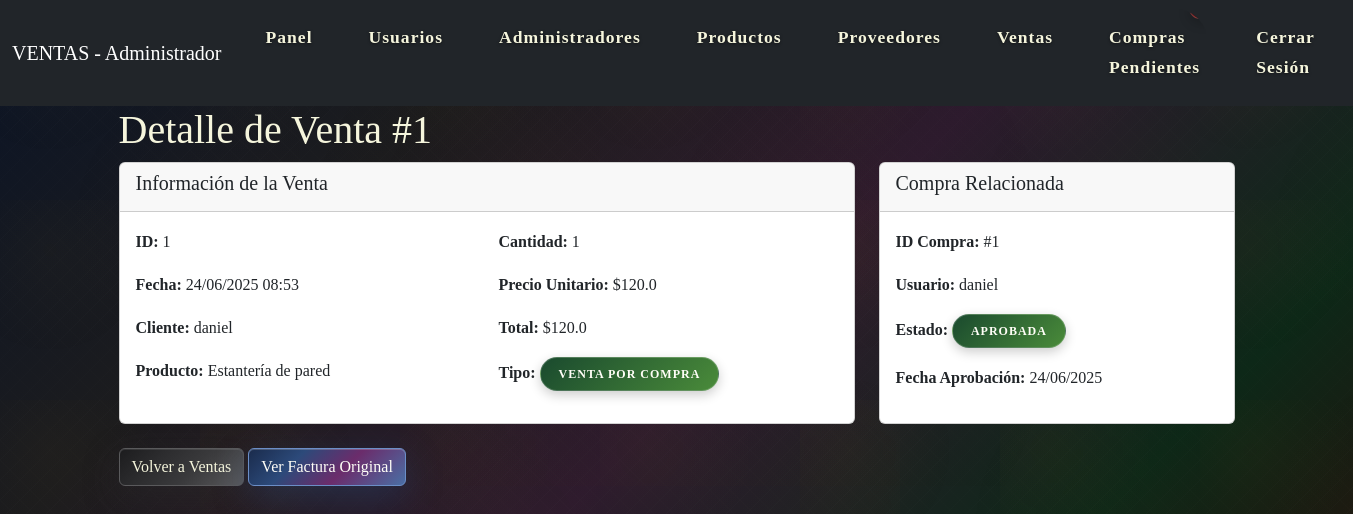
Screenshot of /ventas/detalle/1 (signed in) with the database file from the repository.
### models/venta_model.py (models this page shows, shortened)
class Venta(db.Model):
    __tablename__ = 'ventas'
    id = db.Column(db.Integer, primary_key=True)                           # ID único de la venta
    fecha = db.Column(db.DateTime, default=datetime.utcnow)                # Fecha de creación automática
    cliente = db.Column(db.String(100), nullable=False)                    # Nombre del cliente
    producto_id = db.Column(db.Integer, db.ForeignKey('productos.id'), nullable=False)  # Producto vendido
    cantidad = db.Column(db.Integer, nullable=False)                       # Cantidad vendida
    precio_unitario = db.Column(db.Float, nullable=False)                  # Precio por unidad
    total = db.Column(db.Float, nullable=False)                            # Total de la venta
    compra_id = db.Column(db.Integer, db.ForeignKey('compras.id'), nullable=True)       # Compra relacionada (opcional)
    vendedor_id = db.Column(db.Integer, db.ForeignKey('administradores.id'), nullable=True)  # Quien vendió/aprobó
    tipo_venta = db.Column(db.String(20), default='directa')               # 'directa' o 'por_compra'
    producto = db.relationship('Producto', backref='ventas')               # venta.producto.nombre
    compra = db.relationship('Compra', backref='venta', uselist=False)     # venta.compra (relación uno a uno)
    @staticmethod
    def get_by_id(id):
        return Venta.query.get(id)

### models/producto_model.py (models this page shows, shortened)
class Producto(db.Model):
    __tablename__ = 'productos'
    id = db.Column(db.Integer, primary_key=True)                    # ID único
    nombre = db.Column(db.String(100), nullable=False)             # Nombre del producto
    descripcion = db.Column(db.Text)                               # Descripción detallada
    precio = db.Column(db.Float, nullable=False)                   # Precio de venta
    stock = db.Column(db.Integer, default=0)                       # Cantidad en inventario
    categoria = db.Column(db.String(50))                           # Categoría del producto
    imagen = db.Column(db.String(200), default='placeholder.jpg')  # Archivo de imagen

### models/usuario_model.py (models this page shows, shortened)
class Usuario(db.Model):
    __tablename__ = 'usuarios'
    id = db.Column(db.Integer, primary_key=True)
    nombre = db.Column(db.String(100), nullable=False)
    username = db.Column(db.String(50), unique=True, nullable=False)
    password = db.Column(db.String(100), nullable=False)
    rol = db.Column(db.String(20), nullable=False)

### models/compra_model.py (models this page shows, shortened)
class Compra(db.Model):
    __tablename__ = 'compras'
    id = db.Column(db.Integer, primary_key=True)                           # ID único de la compra
    fecha = db.Column(db.DateTime, default=datetime.utcnow)                # Fecha de creación automática
    usuario_id = db.Column(db.Integer, db.ForeignKey('usuarios.id'), nullable=False)      # Quien solicita
    proveedor_id = db.Column(db.Integer, db.ForeignKey('proveedores.id'), nullable=False) # Proveedor del producto
    producto_id = db.Column(db.Integer, db.ForeignKey('productos.id'), nullable=False)    # Producto solicitado
    cantidad = db.Column(db.Integer, nullable=False)                       # Cantidad solicitada
    precio_unitario = db.Column(db.Float, nullable=False)                  # Precio por unidad
    total = db.Column(db.Float, nullable=False)                            # Total calculado (cantidad * precio)
    estado = db.Column(db.String(20), default='pendiente')                 # pendiente, aprobada, rechazada
    aprobado_por = db.Column(db.Integer, db.ForeignKey('administradores.id'), nullable=True)  # Quien aprobó/rechazó
    fecha_aprobacion = db.Column(db.DateTime, nullable=True)               # Cuándo se aprobó/rechazó
    comentarios = db.Column(db.Text, nullable=True)                        # Comentarios del administrador
    usuario = db.relationship('Usuario', backref='compras')                # compra.usuario.nombre
    proveedor = db.relationship('Proveedor', backref='compras')            # compra.proveedor.nombre
    producto = db.relationship('Producto', backref='compras')              # compra.producto.nombre

### controllers/venta_controller.py (the view)
@venta_bp.route("/detalle/<int:id>")
@admin_required
def detalle(id):
    venta = Venta.get_by_id(id)
    if not venta:
        flash('Venta no encontrada', 'error')
        return redirect(url_for('venta.index'))
    return venta_view.detalle(venta)

### views/venta_view.py (called while the page is built)
def detalle(venta):
    return render_template('ventas/detalle.html', venta=venta)

### templates/ventas/detalle.html (shortened to what this page needs)
{% extends 'base.html' %}
{% block content %}
<h1>Detalle de Venta #{{ venta.id }}</h1>
<div class="row">
    <div class="col-md-8">
        <div class="card">
            <div class="card-header">
                <h5>Información de la Venta</h5>
            </div>
            <div class="card-body">
                <div class="row">
                    <div class="col-md-6">
                        <p><strong>ID:</strong> {{ venta.id }}</p>
                        <p><strong>Fecha:</strong> {{ venta.fecha.strftime('%d/%m/%Y %H:%M') }}</p>
                        <p><strong>Cliente:</strong> {{ venta.cliente }}</p>
                        <p><strong>Producto:</strong> {{ venta.producto.nombre if venta.producto else 'N/A' }}</p>
                    </div>
                    <div class="col-md-6">
                        <p><strong>Cantidad:</strong> {{ venta.cantidad }}</p>
                        <p><strong>Precio Unitario:</strong> ${{ venta.precio_unitario }}</p>
                        <p><strong>Total:</strong> ${{ venta.total }}</p>
                        <p><strong>Tipo:</strong>
                            {% if venta.tipo_venta == 'directa' %}
                            <span class="badge bg-primary">Venta Directa</span>
                            {% else %}
                            <span class="badge bg-success">Venta por Compra</span>
                            {% endif %}
                        </p>
                    </div>
                </div>
            </div>
        </div>
    </div>
    <div class="col-md-4">
        {% if venta.compra_id %}
        <div class="card">
            <div class="card-header">
                <h5>Compra Relacionada</h5>
            </div>
            <div class="card-body">
                <p><strong>ID Compra:</strong> #{{ venta.compra_id }}</p>
                {% if venta.compra %}
                <p><strong>Usuario:</strong> {{ venta.compra.usuario.nombre if venta.compra.usuario else 'N/A' }}</p>
                <p><strong>Estado:</strong>
                    <span class="badge bg-success">{{ venta.compra.estado|title }}</span>
                </p>
                <p><strong>Fecha Aprobación:</strong>
                    {{ venta.compra.fecha_aprobacion.strftime('%d/%m/%Y') if venta.compra.fecha_aprobacion else 'N/A' }}
                </p>
                {% endif %}
            </div>
        </div>
        {% endif %}
    </div>
</div>
<div class="mt-4">
    <a href="{{ url_for('venta.index') }}" class="btn btn-secondary">
         Volver a Ventas
    </a>
    {% if venta.compra_id %}
    <a href="{{ url_for('compra.generar_factura', id=venta.compra_id) }}" class="btn btn-primary">
         Ver Factura Original
    </a>
    {% endif %}
</div>
{% endblock %}

### static/css/styles.css (style rules this page uses)
:root { --azul-abismo: #0b1426; --azul-profundo: #1a2b4c; --azul-real: #2c4a7a; --azul-acero: #4a6fa5; --azul-cristal: #6b8ec7; --carbon-absoluto: #0a0a0a; --carbon-profundo: #1c1c1e; --carbon-medio: #2c2c2e; --carbon-claro: #3a3a3c; --carbon-plata: #5a5a5c; --ciruela-imperial: #2d1b2e; --ciruela-profunda: #4a1a4a; --ciruela-media: #6b2c6b; --ciruela-clara: #8b3e8b; --ciruela-lavanda: #b19cd9; --bosque-nocturno: #0d2818; --bosque-profundo: #1a4a2e; --bosque-medio: #2e6b47; --bosque-esmeralda: #4a8b3a; --bosque-jade: #6ba85a; --oro-antiguo: #8b6914; --oro-clasico: #b8860b; --oro-brillante: #daa520; --oro-champagne: #f4a460; --oro-crema: #fff8dc; --bronce-oscuro: #654321; --bronce-medio: #8b4513; --bronce-claro: #a0522d; --bronce-dorado: #cd853f; --bronce-arena: #deb887; --borgona-noche: #2d0a0a; --borgona-profundo: #4a0e0e; --borgona-medio: #722f37; --borgona-rubi: #8b0000; --borgona-rosa: #cd5c5c; --crema-pura: #fffef7; --crema-elegante: #f5f5dc; --crema-antigua: #fff8dc; --crema-dorada: #fffacd; --marfil: #fffff0; }
* { margin: 0; padding: 0; box-sizing: border-box; }
*::before, *::after { box-sizing: border-box; }
html { scroll-behavior: smooth; font-size: 16px; }
body { font-family: "Playfair Display", "Georgia", "Times New Roman", serif; line-height: 1.7; color: var(--crema-elegante); background: linear-gradient( 135deg, var(--azul-abismo) 0%, var(--carbon-profundo) 25%, var(--ciruela-imperial) 50%, var(--bosque-nocturno) 75%, var(--borgona-noche) 100% ); background-attachment: fixed; min-height: 100vh; overflow-x: hidden; position: relative; }
body::before { content: ""; position: fixed; top: 0; left: 0; width: 100%; height: 100%; background-image: radial-gradient(circle at 25% 25%, rgba(184, 134, 11, 0.03) 0%, transparent 50%), radial-gradient(circle at 75% 75%, rgba(139, 69, 19, 0.03) 0%, transparent 50%), linear-gradient(45deg, transparent 49%, rgba(245, 245, 220, 0.01) 50%, transparent 51%), linear-gradient(-45deg, transparent 49%, rgba(245, 245, 220, 0.01) 50%, transparent 51%); background-size: 200px 200px, 300px 300px, 20px 20px, 20px 20px; animation: luxuryTexture 20s ease-in-out infinite alternate; pointer-events: none; z-index: -1; }
.btn-primary { background: linear-gradient( 135deg, var(--azul-profundo) 0%, var(--azul-real) 30%, var(--ciruela-media) 60%, var(--azul-acero) 100% ); color: var(--crema-pura); border-color: var(--azul-cristal); box-shadow: 0 12px 35px rgba(44, 74, 122, 0.4), inset 0 1px 0 rgba(255, 255, 255, 0.2); }
.btn-secondary { background: linear-gradient( 135deg, var(--carbon-profundo) 0%, var(--carbon-medio) 30%, var(--carbon-claro) 60%, var(--carbon-plata) 100% ); color: var(--crema-elegante); border-color: var(--carbon-plata); box-shadow: 0 12px 35px rgba(44, 44, 44, 0.4), inset 0 1px 0 rgba(255, 255, 255, 0.1); }
.badge { padding: 10px 18px; border-radius: 25px; font-family: "Crimson Text", serif; font-weight: 600; text-transform: uppercase; letter-spacing: 1px; box-shadow: 0 4px 12px rgba(0, 0, 0, 0.2); border: 1px solid rgba(255, 255, 255, 0.2); }
.bg-success { background: linear-gradient(135deg, var(--bosque-profundo), var(--bosque-esmeralda)) !important; color: var(--crema-pura) !important; }

### rows the page displays
Venta: id "1", fecha "24/06/2025 08:53", cliente "daniel", cantidad "1", precio_unitario "120.0", total "120.0", compra_id "1"
Producto: producto "Estantería de pared"
Usuario: compra.usuario "daniel"
Compra: compra.estado "APROBADA", compra.fecha_aprobacion "24/06/2025"

### other values shown
{{ session.tipo|title if session.tipo else 'Sistema' }} "Administrador"
